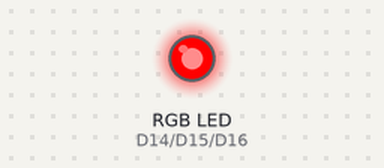
Recording of a sketch running on a simulated Arduino Nano ESP32. Parts: an RGB LED mixed from three pins (HIGH = lit).

Above: at 0.2 s.
At 0.7 s:
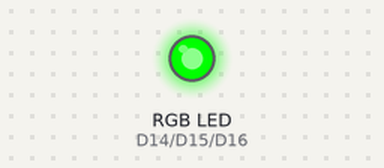
At 2.7 s:
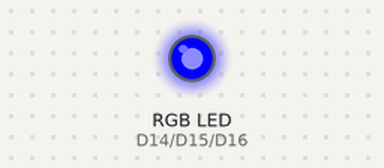
Timing chart, 0 to 3.5 s (numbered marks = the images above):
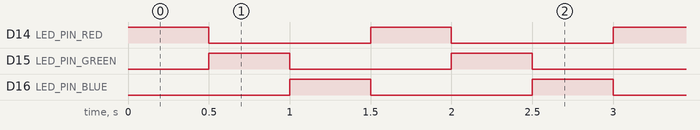

Measured:
- by itself, D14 (LED_PIN_RED), D15 (LED_PIN_GREEN), D16 (LED_PIN_BLUE): alternates HIGH for 0.50 s and LOW for 1.0 s
- by itself, everything shown: repeats every 1.5 s, in 3 steps

The sketch:

rgb_led.ino
```cpp
// Blink onboard LED every 50 ms on Arduino Nano ESP32
#include <Arduino.h>
#include <SPI.h>

// Onboard LED pin for Nano ESP32 (usually 2)
#define LED_PIN_RED 14
#define LED_PIN_GREEN 15
#define LED_PIN_BLUE 16

void setup() {
  pinMode(LED_PIN_RED, OUTPUT);
  pinMode(LED_PIN_GREEN, OUTPUT);
  pinMode(LED_PIN_BLUE, OUTPUT);
}

void loop() {

  digitalWrite(LED_PIN_RED, HIGH); // LED ON
  digitalWrite(LED_PIN_GREEN, LOW);  // LED OFF
  digitalWrite(LED_PIN_BLUE, LOW);  // LED OFF
  delay(500);
  digitalWrite(LED_PIN_RED, LOW);  // LED OFF
  digitalWrite(LED_PIN_GREEN, HIGH); // LED ON
  digitalWrite(LED_PIN_BLUE, LOW);  // LED OFF
  delay(500);
  digitalWrite(LED_PIN_RED, LOW);  // LED OFF
  digitalWrite(LED_PIN_GREEN, LOW);  // LED OFF
  digitalWrite(LED_PIN_BLUE, HIGH); // LED ON
  delay(500);
}
```
